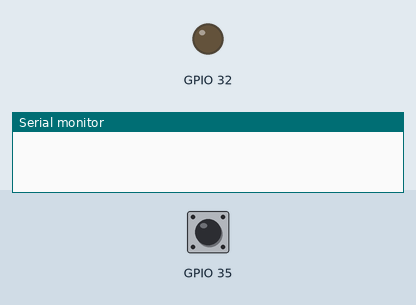
Recording of a sketch running on a simulated ESP32. On the bench: output pins drawn as LEDs (lit = HIGH), the last lines printed to the serial monitor. Inputs (shaded band) come from the test bench; at power-on: GPIO 35 HIGH.

Above: at 1.2 s.
1.3 s: GPIO 35 pulled LOW for 0.15 s
At 2.1 s:
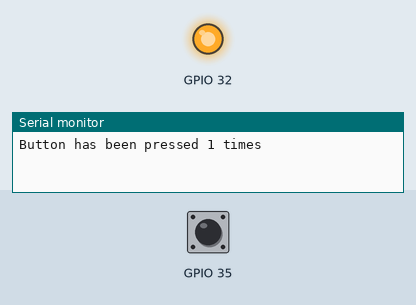
Timing chart, 0 to 4.3 s (numbered marks = the images above; inputs shaded):
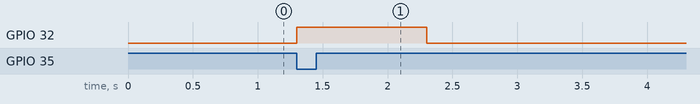

Measured:
- after the input at 1.3 s, GPIO 32: LOW → HIGH at once, → LOW 1.0 s later

The sketch:

ESP_Interrupt.ino
```cpp
struct Button {
  const uint8_t PIN;
  uint32_t numberKeyPresses;
  bool pressed;
};

Button button1 = {35, 0, false};

void IRAM_ATTR isr() {
  button1.numberKeyPresses++;
  button1.pressed = true;
}

void setup() {
  Serial.begin(115200);
  pinMode(button1.PIN, INPUT_PULLUP);
  pinMode(32, OUTPUT);
  attachInterrupt(button1.PIN, isr, FALLING);
}

void loop() {
  if (button1.pressed) {
    Serial.printf("Button has been pressed %u times\n", button1.numberKeyPresses);
    button1.pressed = false;
    digitalWrite(32, HIGH);
    delay(1000);
    digitalWrite(32, LOW);
  }
}
```
